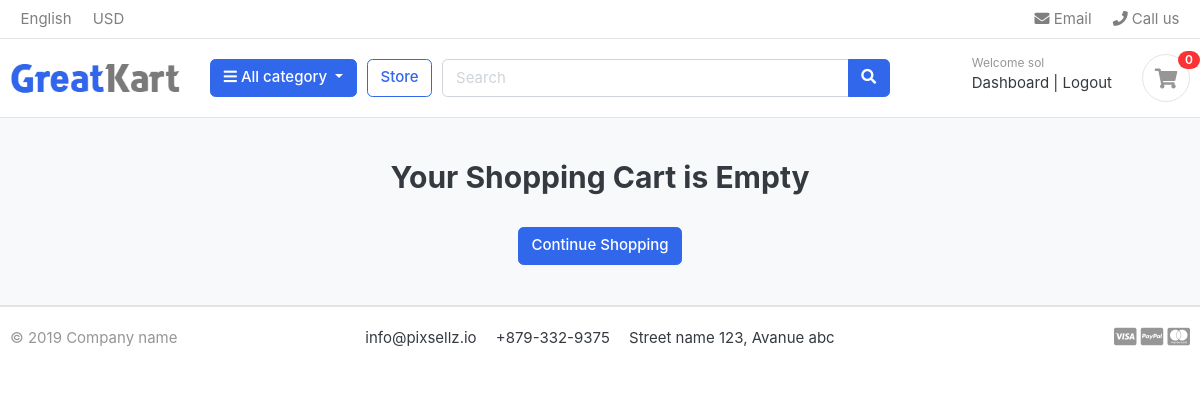
/cart/ (signed in), run on an earlier commit of the app's database.
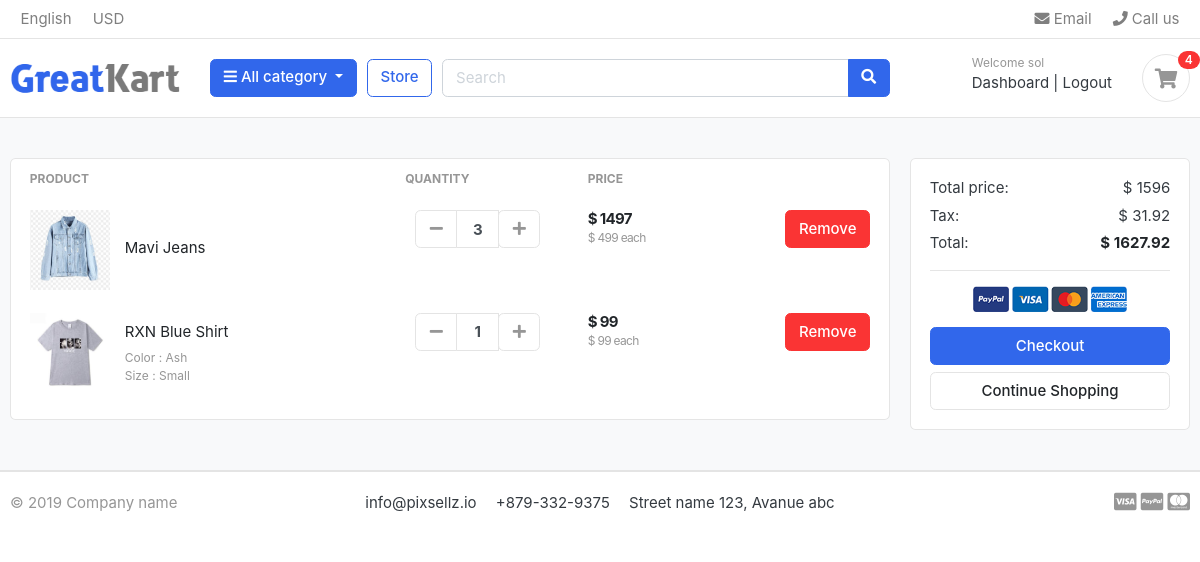
And on a later commit of the database.
### accounts/models.py (models this page shows, shortened)
class Account(AbstractBaseUser):
    first_name = models.CharField(max_length=50)
    last_name = models.CharField(max_length=50)
    username = models.CharField(max_length=50, unique=True)
    email = models.EmailField(max_length=100, unique=True)
    phone_number = models.CharField(max_length=50)
    date_joined = models.DateTimeField(auto_now_add=True)
    last_login = models.DateTimeField(auto_now_add=True)
    is_admin = models.BooleanField(default=False)
    is_staff = models.BooleanField(default=False)
    is_active = models.BooleanField(default=True)
    is_superadmin = models.BooleanField(default=False)
    USERNAME_FIELD = 'email'
    REQUIRED_FIELDS = ['username', 'first_name', 'last_name']
    objects = MyAccountManager()

### carts/models.py (models this page shows, shortened)
class CartItem(models.Model):
    user = models.ForeignKey(Account, on_delete=models.CASCADE, null=True) # 236b We will import the Account model at the top.
    product = models.ForeignKey(Product, on_delete=models.CASCADE)
    variations = models.ManyToManyField(Variation, blank=True)
    cart = models.ForeignKey(Cart, on_delete=models.CASCADE, null=True) # 237 Here we add the 'null = True' argument then we run migrations "python manage.py makemigrations", "python manage.py migrate". Next we will go to the login() function of the views.py # 238 file in the accounts app
    quantity = models.IntegerField()
    is_active = models.BooleanField(default=True)
    def sub_total(self):
        return self.product.price * self.quantity

### store/models.py (models this page shows, shortened)
class Product(models.Model):
    product_name = models.CharField(max_length=200, unique=True)
    slug = models.SlugField(max_length=200, unique=True)
    description = models.TextField(max_length=500, blank=True)
    price = models.IntegerField()
    images = models.ImageField(upload_to='photos/products',)
    stock = models.IntegerField()
    is_available = models.BooleanField(default=True)
    category = models.ForeignKey(category, on_delete=models.CASCADE)
    created_date = models.DateTimeField(auto_now_add=True)
    modified_date = models.DateTimeField(auto_now_add=True)
    def get_url(self):
        return reverse('product_detail', args=[self.category.slug, self.slug])

class Variation(models.Model):
    product = models.ForeignKey(Product, on_delete=models.CASCADE)
    variation_category = models.CharField(max_length=100, choices=variation_category_choice)
    variation_value = models.CharField(max_length=100)
    is_active = models.BooleanField(default = True)
    created_date = models.DateTimeField(auto_now = True)
    objects = VariationManager()

### carts/views.py (the view, shortened to what this page needs)
# urls.py: path('cart/', include('carts.urls')),
def cart(request, total=0, quantity=0, cart_items = None):
    try:
        tax = 0
        grand_total = 0
        if request.user.is_authenticated: # 245b
            cart_items = CartItem.objects.filter(user=request.user, is_active = True) # 245c
        for cart_item in cart_items:
            total += (cart_item.product.price * cart_item.quantity)
            quantity += cart_item.quantity
        tax = (2 * total)/100
        grand_total = total + tax
    except ObjectDoesNotExist:
        pass
    context = {
        'total' : total,
        'quantity' : quantity,
        'cart_items' : cart_items,
        'tax' : tax,
        'grand_total' : grand_total
    }
    return render(request, 'store/cart.html', context)

### carts/views.py (called while the page is built)
def _cart_id(request):
    cart = request.session.session_key
    if not cart:
        cart = request.session.create()
    return cart

### catigory/context_processors.py (called while the page is built)
def menu_links(request):
    links = category.objects.all()
    return dict(links = links)

### catigory/models.py (called while the page is built)
    def get_url(self):
        return reverse('products_by_category', args=[self.slug])

### templates/store/cart.html (shortened to what this page needs)
    {% extends 'base.html' %}
    {% load static %}
    {% block content %}
    <section class="section-content padding-y bg">
        <div class="container">
    {% if not cart_items %}
    <h2 class="text-center">Your Shopping Cart is Empty</h2>
    <br>
    <div class="text-center">
        <a href="{% url 'store' %}" class="btn btn-primary">Continue Shopping</a>
    </div>
    {% else %}
        <div class="row">
            <aside class="col-lg-9">
        <div class="card">
        <table class="table table-borderless table-shopping-cart">
        <thead class="text-muted">
        <tr class="small text-uppercase">
          <th scope="col">Product</th>
          <th scope="col" width="120">Quantity</th>
          <th scope="col" width="120">Price</th>
          <th scope="col" class="text-right" width="200"> </th>
        </tr>
        </thead>
        <tbody>
        {% for cart_item in cart_items %}
        <tr>
            <td>
                <figure class="itemside align-items-center">
                    <div class="aside"><img src="{{ cart_item.product.images.url }}" class="img-sm"></div>
                    <figcaption class="info">
                        <a href="{{ cart_item.product.get_url }}" class="title text-dark">{{ cart_item.product.product_name }}</a>
                        {% if cart_item.variations.all %}
                          {% for item in cart_item.variations.all %}
                        <p class="text-muted small">{{item.variation_category | capfirst}} : {{item.variation_value | capfirst}}<br></p>
                          {% endfor %}
                        {% endif %}
                    </figcaption>
                </figure>
            </td>
            <td>
                            <div class="col">
                                <div class="input-group input-spinner">
                                    <div class="input-group-prepend">
                                    <a href="{% url 'remove_cart' cart_item.product.id cart_item.id %}" class="btn btn-light" type="button" id="button-plus"> <i class="fa fa-minus"></i> </a>
                                    </div>
                                    <input type="text" class="form-control"  value="{{ cart_item.quantity }}">
                                    <div class="input-group-append">
                                <form action="{% url 'add_cart' cart_item.product.id %}" method="POST">
                                      <button class="btn btn-light" type="submit" id="button-minus"> <i class="fa fa-plus"></i> </button>
                                </form>
                                    </div>
                                </div>
                            </div>
            </td>
            <td>
                <div class="price-wrap">
                    <var class="price">$ {{ cart_item.sub_total }}</var>
                    <small class="text-muted"> $ {{ cart_item.product.price }} each </small>
                </div>
            </td>
            <td class="text-right">
            <a href="{% url 'remove_cart_item' cart_item.product.id cart_item.id %}" onclick="return confirm('Are you sure you want to delete this item?')" class="btn btn-danger"> Remove</a>
            </td>
        </tr>
        {% endfor %}
        </tbody>
        </table>
        </div>
            </aside>
            <aside class="col-lg-3">
                <div class="card">
                <div class="card-body">
                    <dl class="dlist-align">
                      <dt>Total price:</dt>
                      <dd class="text-right">$ {{ total }}</dd>
                    </dl>
                    <dl class="dlist-align">
                      <dt>Tax:</dt>
                      <dd class="text-right"> $ {{ tax }} </dd>
                    </dl>
                    <dl class="dlist-align">
                      <dt>Total:</dt>
                      <dd class="text-right text-dark b"><strong>$ {{ grand_total }}</strong></dd>
                    </dl>
                    <hr>
                    <p class="text-center mb-3">
                        <img src="{% static './images/misc/payments.png' %}" height="26">
                    </p>
                    <a href="{% url 'checkout' %}" class="btn btn-primary btn-block"> Checkout </a>
                    <a href="{% url 'store' %}" class="btn btn-light btn-block">Continue Shopping</a>
                </div>
                </div>
        </aside>
        </div>
        {% endif %}
        </div>
        </section>
    {% endblock %}

### templates/base.html (shortened to what this page needs)
{% load static %}
<!DOCTYPE HTML>
<html lang="en">
<head>
<link href="{% static 'css/bootstrap.css' %}" rel="stylesheet" type="text/css"/>
<link href="{% static 'fonts/fontawesome/css/all.min.css' %}" type="text/css" rel="stylesheet">
<link href="{% static 'css/ui.css' %}" rel="stylesheet" type="text/css"/>
<link href="{% static 'css/responsive.css' %}" rel="stylesheet" media="only screen and (max-width: 1200px)" />
</head>
<body>
{% include 'includes/navbar.html' %}
{% block content %}{% endblock %}
{% include 'includes/footer.html' %}

### templates/includes/navbar.html (shortened to what this page needs)
{% load static %}
<header class="section-header">
    <nav class="navbar p-md-0 navbar-expand-sm navbar-light border-bottom">
    <div class="container">
      <div class="collapse navbar-collapse" id="navbarTop4">
        <ul class="navbar-nav mr-auto">
            <li class="nav-item dropdown">
                 <a href="#" class="nav-link">   English </a>
            </li>
            <li class="nav-item dropdown">
                <a href="#" class="nav-link"> USD </a>
            </li>
        </ul>
        <ul class="navbar-nav">
            <li><a href="#" class="nav-link"> <i class="fa fa-envelope"></i> Email </a></li>
            <li><a href="#" class="nav-link"> <i class="fa fa-phone"></i> Call us </a></li>
        </ul>
      </div>
    </div>
    </nav>
    <section class="header-main border-bottom">
        <div class="container">
    <div class="row align-items-center">
        <div class="col-lg-2 col-md-3 col-6">
            <a href="{% url 'home' %}" class="brand-wrap">
                <img class="logo" src="{% static './images/logo.png' %}">
            </a>
        </div>
        <div class="col-lg col-sm col-md col-6 flex-grow-0">
            <div class="category-wrap dropdown d-inline-block float-right">
                <button type="button" class="btn btn-primary dropdown-toggle" data-toggle="dropdown">
                    <i class="fa fa-bars"></i> All category
                </button>
            </div>
        </div>
        <a href="{% url 'store' %}" class="btn btn-outline-primary">Store</a>
        <div class="col-lg  col-md-6 col-sm-12 col">
            <form action="{% url 'search' %}" class="search" method="GET">
                <div class="input-group w-100">
                    <input type="text" class="form-control" style="width:60%;" placeholder="Search" name="keyword">
                    <div class="input-group-append">
                      <button class="btn btn-primary" type="submit">
                        <i class="fa fa-search"></i>
                      </button>
                    </div>
                </div>
            </form>
        </div>
        <div class="col-lg-3 col-sm-6 col-8 order-2 order-lg-3">
                    <div class="d-flex justify-content-end mb-3 mb-lg-0">
                        {% if user.id is not None %}
                        <div class="widget-header">
                            <small class="title text-muted">Welcome {{user.first_name}}</small>
                            <div>
                                <a href="{% url 'dashboard' %}">Dashboard</a> <span class="dark-transp"> | </span>
                                <a href="{% url 'logout' %}"> Logout</a>
                            </div>
                        </div>
                        {% endif %}
                        <a href="{% url 'cart' %}" class="widget-header pl-3 ml-3">
                            <div class="icon icon-sm rounded-circle border"><i class="fa fa-shopping-cart"></i></div>
                            <span class="badge badge-pill badge-danger notify">{{ cart_count }}</span>
                        </a>
                    </div>
                </div>
    </div>
        </div>
    </section>
    </header>

### templates/includes/footer.html
<footer class="section-footer border-top">
	<div class="container">
		<section class="footer-bottom border-top row">
			<div class="col-md-2">
				<p class="text-muted"> &copy 2019 Company name </p>
			</div>
			<div class="col-md-8 text-md-center">
				<span  class="px-2">info@pixsellz.io</span>
				<span  class="px-2">+879-332-9375</span>
				<span  class="px-2">Street name 123, Avanue abc</span>
			</div>
			<div class="col-md-2 text-md-right text-muted">
				<i class="fab fa-lg fa-cc-visa"></i>
				<i class="fab fa-lg fa-cc-paypal"></i>
				<i class="fab fa-lg fa-cc-mastercard"></i>
			</div>
		</section>
	</div>
</footer>

### static/css/ui.css (style rules this page uses)
html { font-family: "Inter", sans-serif; font-size: 15px; }
.price-wrap { letter-spacing: -0.7px; }
.icon-xs, .icon-sm, .icon-md, .icon-lg { display: inline-block; text-align: center; flex-shrink: 0; flex-grow: 0; }
.icon-sm { width: 48px; height: 48px; line-height: 48px !important; font-size: 20px; }
.img-xs, .img-sm, .img-md, .img-lg { -o-object-fit: cover; object-fit: cover; flex-shrink: 0; flex-grow: 0; }
.img-sm { width: 80px; height: 80px; }
.padding-y { padding-top: 40px; padding-bottom: 40px; }
var { font-style: normal; }
figure { margin-bottom: 0; }
.bg { background-color: #f8f9fa; }
.b { font-weight: 600; }
p:last-child { margin-bottom: 0; }
.header-main { position: relative; padding-top: 1rem; padding-bottom: 1rem; }
.brand-wrap .logo, .navbar-brand .logo { margin-right: 7px; max-height: 42px; display: inline-block; }
.widget-header { display: inline-block; vertical-align: middle; position: relative; }
.widget-header a { color: #343a40; }
.widget-header i { color: #969696; }
.widget-header .title { display: block; }
.widget-header .notify { position: absolute; top: -3px; right: -10px; }
.footer-bottom { padding-top: 20px; padding-bottom: 20px; }
.btn-light { background-color: #fff; border-color: #e4e4e4; }
.btn-light i { color: #969696; }
.itemside { position: relative; display: flex; width: 100%; }
.itemside .aside { position: relative; flex-shrink: 0; }
.itemside .info { padding-left: 15px; padding-right: 7px; }
.itemside p { margin-bottom: 0; }
.itemside .title { display: block; margin-bottom: 5px; color: #212529; }
[class*=dlist-] { margin-bottom: 5px; }
[class*=dlist-] dd { margin-bottom: 0; }
.dlist-align { display: flex; }
.dlist-align dt { width: 150px; word-wrap: break-word; font-weight: normal; }
.dlist-align dd { flex-grow: 1; }
.notify { position: absolute; top: -4px; right: -10px; display: inline-block; padding: 0.25em 0.6em; font-size: 12px; line-height: 1; text-align: center; border-radius: 3rem; color: #fff; background-color: #fa3434; }
.price { font-weight: 600; color: #212529; }
.input-spinner { width: 125px; flex-wrap: nowrap; display: inline-flex; vertical-align: middle; }
.input-spinner input.form-control { text-align: center; max-width: 46px; font-weight: bold; flex-basis: 46px; border-color: #e4e4e4; flex-grow: 0; }
.input-spinner .btn { width: 42px; text-align: center; padding-left: 0.5rem; padding-right: 0.5rem; }
.table-shopping-cart.table td, .table-shopping-cart.table th { padding-left: 1.25rem; padding-right: 1.25rem; }
.table-shopping-cart .price-wrap { line-height: 1.2; }
.table-shopping-cart .price { font-weight: bold; margin-right: 5px; display: block; }

What changed in the data, as far as the page shows it:
added CartItem: product.images (picture), product.product_name "Mavi Jeans", quantity "3", sub_total "1497", product.price "499"
added CartItem: product.images (picture), product.product_name "RXN Blue Shirt", quantity "1", sub_total "99", product.price "99"
now on this page (row unchanged): Variation: variation_category "Color", variation_value "Ash"
now on this page (row unchanged): Variation: variation_category "Size", variation_value "Small"
Also different on the page:
{{ cart_count }}: "0" → "4"
{{ total }}: (not shown) → "1596"
{{ tax }}: (not shown) → "31.92"
{{ grand_total }}: (not shown) → "1627.92"
text no longer shown: "Your Shopping Cart is Empty"
text now shown: "PRODUCT QUANTITY PRICE Total price: $ Tax: $ Total: $ Checkout"
